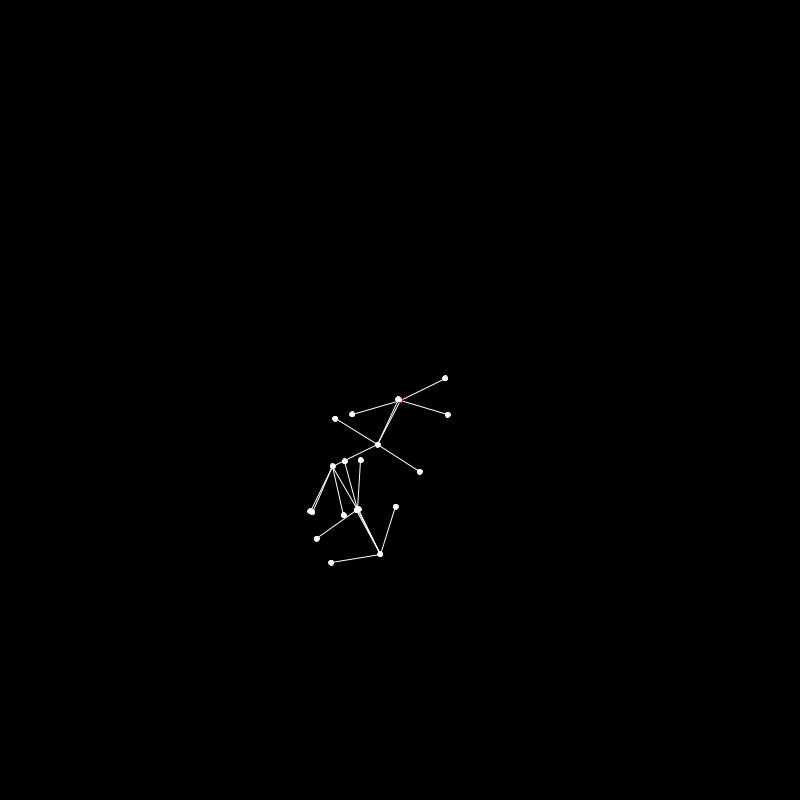
Frame 1 (no input)
Frame 60 (the mouse pressed at the canvas centre just before this capture): identical to frame 1, image omitted
Frame 120 (the mouse held since frame 60 and released just before this capture): identical to frame 1, image omitted

The Processing sketch that drew this single still picture (run headless with seeded random() and noise(); from frame 60 on, the mouse is pressed at the canvas centre):

// Processing sketch: more_nodes_maps
// ── more_nodes_maps.pde
class Node {
  boolean origin = false;
  PVector pos = new PVector();
  float angle, dist;
  float lastChildAngle = 0;
  ArrayList<Node> children = new ArrayList<Node>();
  Node parent = null;

  Node (Node parent) {
    this.parent = parent;
    if (this.parent == null) {
      origin = true;
    }
  }

  boolean addChild() {

    if (children.size() > 3) {
      for (Node c : children) {
        if (c.addChild()) {
          return true;
        }
      }
    } else {
      Node n = new Node(this);
      n.dist = 50;
      n.angle = lastChildAngle + HALF_PI + random(-HALF_PI, HALF_PI);
      lastChildAngle = n.angle;
      children.add(n);
      return true;
    }

    return false;
  }


  void draw() {

    stroke(255);
    for (Node n : children) {
      line(pos.x, pos.y, n.pos.x, n.pos.y);
    }

    if (origin) {
      stroke(255, 0, 0);
    } else {
      stroke(255);
    }

    fill(255);
    ellipse(pos.x, pos.y, 5, 5);

    for (Node n : children) {
      n.draw();
    }
  }

  void update() {
    if (parent == null) {
    } else {
      pos.x = parent.pos.x + dist * cos(angle);
      pos.y = parent.pos.y + dist * sin(angle);
    }

    for (Node c : children) {
      c.update();
    }
  }
}

Node origin;
void setup() {
  size(800, 800);
  origin = new Node(null);
  origin.pos.x = width / 2;
  origin.pos.y = height / 2;

  for (int i = 0; i < 20; i += 1) {
    origin.addChild();
  }
}


void draw() {
  background(0);
  origin.update();
  origin.draw();
}
